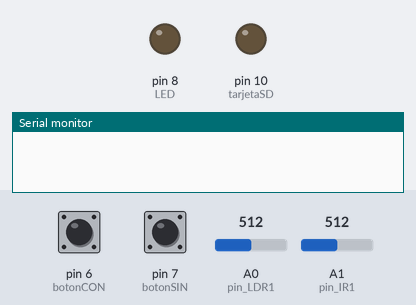
Simulated run of this sketch. Board: Arduino Uno, built with avr-gcc and run on an emulated ATmega328P. Parts: output pins drawn as LEDs (lit = HIGH), the last lines printed to the serial monitor. The inputs (shaded band) are chosen by the test bench; at power-on: A0 (pin_LDR1) = 512, pin 7 (botonSIN) LOW, pin 6 (botonCON) HIGH, A1 (pin_IR1) = 512. Storage starts empty.

Above: at 0.07 s.
At 1.2 s:
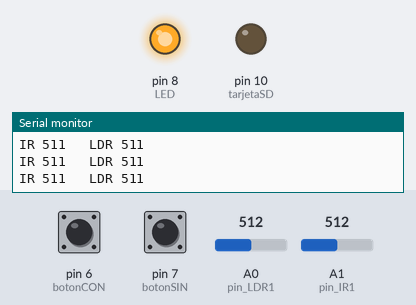
1.3 s: A0 (pin_LDR1) set to 1023
4.3 s: pin 7 (botonSIN) pulled HIGH for 3.2 s
Timing chart, 0 to 7.3 s (numbered marks = the images above; inputs shaded):
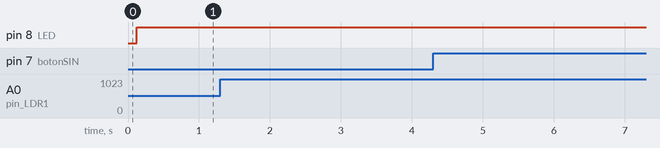

The sketch:

codigo_lectura_calibracion.ino
```cpp
// programa para calibracion


// BIBLIOTECAS QUE VAN A SER UTILIZADAS PARA LA GRAVACION EN LA TARJETA
#include <SPI.h>
#include <SD.h>

// PINO DE COM. COM SD
int tarjetaSD = 10;

// PIN DEL BOTON QUE VA SER ACIONADO CUANDO HAY UNA CAMERA
int botonCON = 6;

// PIN DEL BOTON QUE VA SER ACIONADO CUANDO NO HAY CAMERA
int botonSIN = 7;

// LED QUE SE PRENDE CUANDO LOS BOTONES SON ACCIONADOS
int LED = 8;

// VARIABLES PARA ARMAZENAMEINTO DE IR E LDR
int IR1;
int LDR1;

//PIN DEL LDR, SENSOR DE LUZ VISIBLE
int pin_LDR1 = A0;

//PIN DE IR, SENSOR DE INFRARROJO
int pin_IR1 = A1;


void setup() {
   Serial.begin(9600);
   pinMode(tarjetaSD, OUTPUT);
   pinMode(botonCON,INPUT);
   pinMode(botonSIN,INPUT);
   pinMode(pin_IR1, INPUT);
   pinMode(pin_LDR1, INPUT);
   pinMode(LED, OUTPUT);

   if (!SD.begin(tarjetaSD)) {
    return;
   }

}

void loop() {

    delay(100);
    LDR1 = 1023 - analogRead(pin_LDR1);
    IR1 = 1023 - analogRead(pin_IR1);

            Serial.print("IR ");
            Serial.print(IR1);
            Serial.print("   LDR ");
            Serial.println(LDR1); //PRINTLN se utiliza para saltar una linea
                                  //y visualizar mejor el archivo en el monitor


    if (digitalRead(botonCON)==LOW){

           // Se prende el LED
           digitalWrite(LED, HIGH);
           // configuraciones importantes para crear un archivo de texto
           char index = 0;
           char pos = 0;
           String dataString = "";

            // enviando comandos para registro
            File dataFile = SD.open("concam.txt", FILE_WRITE); //SD.open para crear o abrir el archivo
            dataFile.print("IR ");
            dataFile.print(IR1);
            dataFile.print("   LDR ");
            dataFile.println(LDR1);
            dataFile.close(); //close para cerrar el archivo
    }


     else if (digitalRead(botonSIN)==LOW){

           // Se prende el LED
           digitalWrite(LED, HIGH);

           // configuraciones importantes para crear un archivo de texto
           char index = 0;
           char pos = 0;
           String dataString = "";

            // enviando comandos para registro
            File dataFile = SD.open("sinmcam.txt", FILE_WRITE);
            dataFile.print("IR ");
            dataFile.print(IR1);
            dataFile.print("    LDR ");
            dataFile.println(LDR1);
            dataFile.close();
    }

}
```
